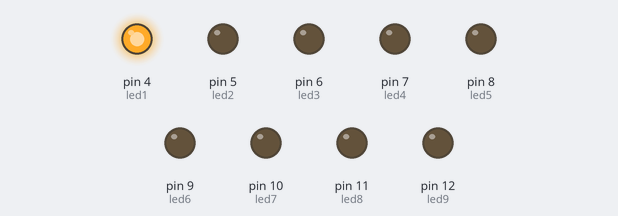
The sketch below on a simulated Arduino Uno, built with avr-gcc and run on an emulated ATmega328P. Parts: output pins drawn as LEDs (lit = HIGH).

Above: at 0.05 s.
At 0.55 s:
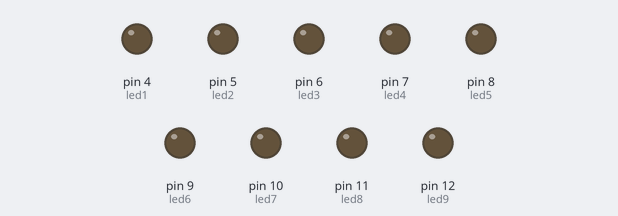
At 1.05 s:
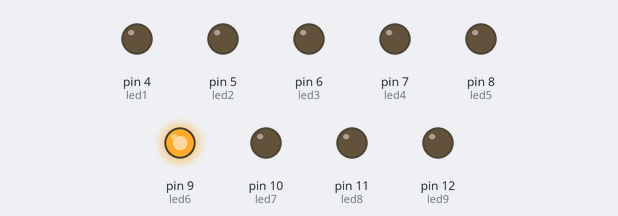
At 2.05 s:
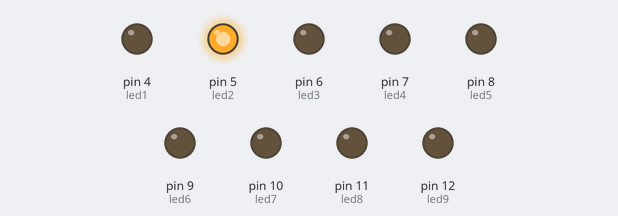
At 3.05 s:
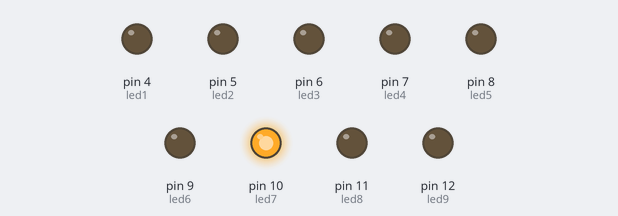
At 4.05 s:
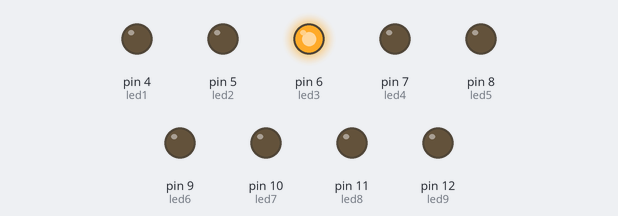
Timing chart, 0 to 4.3 s (numbered marks = the images above):
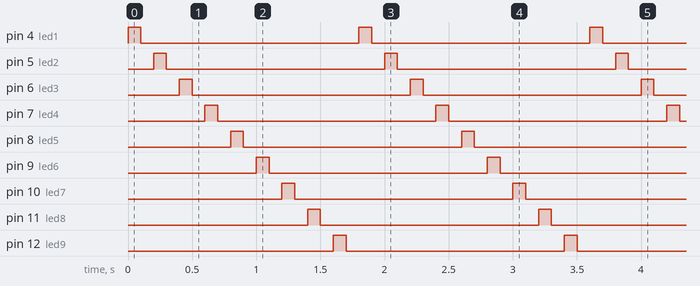

Measured:
- by itself, pin 4 (led1), pin 5 (led2), pin 6 (led3), pin 7 (led4), pin 8 (led5), pin 9 (led6), pin 10 (led7), pin 11 (led8), pin 12 (led9): alternates HIGH for 0.10 s and LOW for 1.7 s
- by itself, everything shown: repeats every 1.8 s, in 18 steps

The sketch:

Task1.ino
```cpp
// C++ code
//
int led1 = 4;
int led2 = 5;
int led3 = 6;
int led4 = 7;
int led5 = 8;
int led6 = 9;
int led7 = 10;
int led8 = 11;
int led9 = 12;

void setup()
{
  pinMode(led1, OUTPUT);
  pinMode(led2, OUTPUT);
  pinMode(led3, OUTPUT);
  pinMode(led4, OUTPUT);
  pinMode(led5, OUTPUT);
  pinMode(led6, OUTPUT);
  pinMode(led7, OUTPUT);
  pinMode(led8, OUTPUT);
  pinMode(led9, OUTPUT);
}

void loop()
{
  digitalWrite(led1, HIGH);
  delay(100); // Wait for 100 millisecond(s)
  digitalWrite(led1, LOW);
  delay(100); // Wait for 100 millisecond(s)

  digitalWrite(led2, HIGH);
  delay(100); // Wait for 100 millisecond(s)
  digitalWrite(led2, LOW);
  delay(100); // Wait for 100 millisecond(s)

  digitalWrite(led3, HIGH);
  delay(100); // Wait for 100 millisecond(s)
  digitalWrite(led3, LOW);
  delay(100); // Wait for 100 millisecond(s)

  digitalWrite(led4, HIGH);
  delay(100); // Wait for 100 millisecond(s)
  digitalWrite(led4, LOW);
  delay(100); // Wait for 100 millisecond(s)

  digitalWrite(led5, HIGH);
  delay(100); // Wait for 100 millisecond(s)
  digitalWrite(led5, LOW);
  delay(100); // Wait for 100 millisecond(s)

  digitalWrite(led6, HIGH);
  delay(100); // Wait for 100 millisecond(s)
  digitalWrite(led6, LOW);
  delay(100); // Wait for 100 millisecond(s)

  digitalWrite(led7, HIGH);
  delay(100); // Wait for 100 millisecond(s)
  digitalWrite(led7, LOW);
  delay(100); // Wait for 100 millisecond(s)

  digitalWrite(led8, HIGH);
  delay(100); // Wait for 100 millisecond(s)
  digitalWrite(led8, LOW);
  delay(100); // Wait for 100 millisecond(s)

  digitalWrite(led9, HIGH);
  delay(100); // Wait for 100 millisecond(s)
  digitalWrite(led9, LOW);
  delay(100); // Wait for 100 millisecond(s)
}
```
